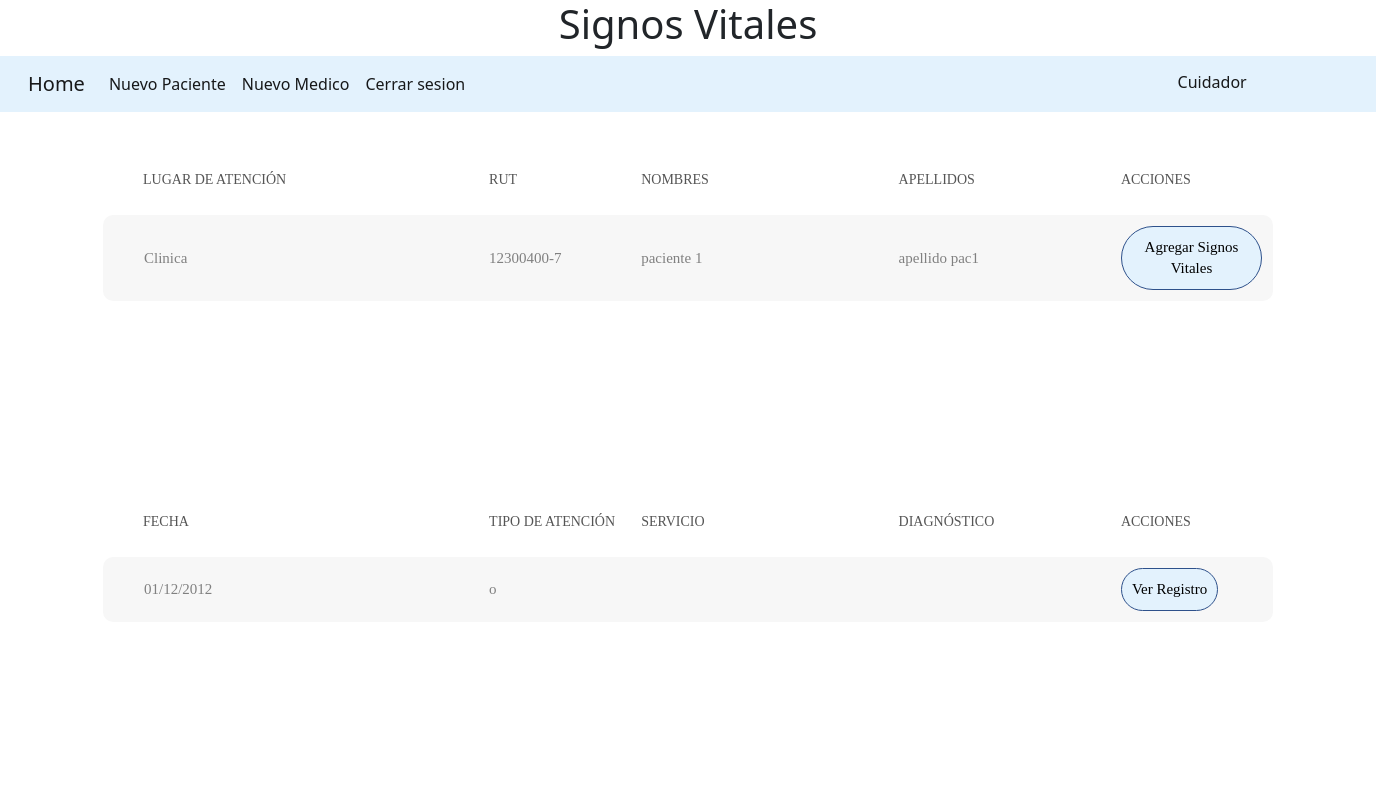
Screenshot of /SignosVitales/12300400-7/ (signed in) with the database file from the repository.
### paciente/models.py (models this page shows, shortened)
class Medico(AbstractUser):
    rut          = models.CharField(primary_key=True, max_length=12)
    nombre       = models.CharField('Nombres del Médico',max_length=30, null=False, blank=False)
    snombre      = models.CharField('Segundo Nombre del Médico',max_length=30, null=True, blank=True)
    apellido     = models.CharField('Apellido del Médico',max_length=45, null=False, blank=False)
    sapellido    = models.CharField('Segundo Apellido del Médico',max_length=45, null=True, blank=True)
    direccion    = models.CharField('Direccion del Médico', max_length=200)
    especialidad = models.CharField('Especialidad del Médico', max_length=200)
    created_date = models.DateTimeField('Fecha de ingreso', auto_now_add=True)
    update_date  = models.DateTimeField('Fecha actualizacion', auto_now=True)
    username     = models.CharField('Nombre de Usuario', unique=True, max_length=50)
    USERNAME_FIELD = 'username'
    class meta:
        verbose_name = 'Médico'
        verbose_name_plural = 'Médico'

class Paciente(models.Model):
    lugarAtencion     = models.ForeignKey(LugarAtencion, on_delete=models.CASCADE)
    rut               = models.CharField(primary_key=True, max_length=12)
    pnombre           = models.CharField('Primer nombre del paciente',max_length=30, null=False, blank=False)
    snombre           = models.CharField('Segundo nombre del paciente',max_length=30, null=True, blank=True)
    papellido         = models.CharField('Primer apellido del paciente',max_length=45, null=False, blank=False)
    sapellido         = models.CharField('Segundo apellido del paciente',max_length=45, null=True, blank=True)
    Direccion         = models.CharField('Direccion del paciente', max_length=200)
    fecha_nacimiento  = models.DateTimeField('Fecha de Nacimiento', null=False)
    nombreMedicoAdmin = models.CharField('Nombre Medico', null=False, default='cuidador',max_length=45)
    nombreMedico      = models.CharField('Nombre Medico', null=False,  default='cuidador',max_length=45)
    created_date      = models.DateTimeField('Fecha de ingreso', default=timezone.now)
    class meta:
        verbose_name = 'Paciente'
        verbose_name_plural = 'Pacientes'

class LugarAtencion(models.Model):
    idLugarAtencion = models.AutoField(primary_key=True)
    descripcion     = models.CharField('Lugar de atencion', max_length=20, null=False, blank=False)
    class meta:
        verbose_name = 'lugarAtencion'
        verbose_name_plural = 'LugarAtencion'
    def __str__(self):
        return self.descripcion

class SignosVitales(models.Model):
    id_signosvitales          = models.AutoField('id signos vitales', primary_key=True)
    temperatura               = models.CharField('Temperatura', null=True, max_length=50, blank=True)
    respiracion               = models.CharField('Respiracion', null=True, max_length=50, blank=True)
    tension                   = models.CharField('Tension', null=True, max_length=50, blank=True)
    evaluacion                = models.CharField('Evaluacion', null=True, max_length=150, blank=True)
    miccion                   = models.CharField('Miccion', null=True, max_length=150, blank=True)
    vomito                    = models.CharField('Vomito', null=True, max_length=150, blank=True)
    gases                     = models.CharField('Gases', null=True, max_length=50, blank=True)
    dolor                     = models.CharField('Dolor', null=True, max_length=50, blank=True)
    transfusion_sangre        = models.CharField('Transfusion de Sangre', null=True, max_length=100, blank=True)
    frecuencia_cardiaca       = models.CharField('Frecuencia Cardiaca', null=True, max_length=50, blank=True)
    saturacion                = models.CharField('Saturacion', null=True, max_length=50, blank=True)
    presion_venosa_central    = models.CharField('Presión Venosa Central', null=True, max_length=50, blank=True)
    presion_arterial_media    = models.CharField('Presión Arterial Media', null=True, max_length=50, blank=True)
    peso                      = models.CharField('Peso', null=True, max_length=50, blank=True)
    talla                     = models.CharField('Talla', null=True, max_length=50, blank=True)
    Presion_Intracraneal      = models.CharField('Presion Intracraneal', null=True, max_length=50, blank=True)
    Presion_arterial_pulmonar = models.CharField('Presion Arterial Pulmonar', null=True, max_length=50, blank=True)
    observaciones             = models.CharField('Observaciones', null=True, max_length=50, blank=True)
    paciente_rut              = models.ForeignKey(Paciente,on_delete=models.CASCADE)
    fecha_creacion            = models.DateTimeField('Fecha registro', auto_now=True)
    class meta:
        verbose_name = 'Signos Vitales'
        verbose_name_plural = 'Signos Vitales'

### paciente/views.py (the view)
# urls.py: path('SignosVitales/<str:rut>/', login_required(signosVitales), name='signosVitales'),
def signosVitales(request, rut):
    pacientes = Paciente.objects.filter(rut = rut)
    signos = SignosVitales.objects.filter(paciente_rut = rut)
    datos = {
        'pacientes':pacientes,
        'signosVitales': signos
    }
    return render(request, 'signosVitales.html',datos)

### paciente/templates/signosVitales.html (shortened to what this page needs)
{% extends 'base.html' %}
{% load static %}
{% load bootstrap4 %}
{% block extrahead %}
<link rel="stylesheet" type="text/css" href="{% static path %}vendor/bootstrap/css/bootstrap.min.css">
<link rel="stylesheet" type="text/css" href="{% static path %}fonts/font-awesome-4.7.0/css/font-awesome.min.css">
<link rel="stylesheet" type="text/css" href="{% static path %}vendor/animate/animate.css">
<link rel="stylesheet" type="text/css" href="{% static path %}vendor/select2/select2.min.css">
<link rel="stylesheet" type="text/css" href="{% static path %}vendor/perfect-scrollbar/perfect-scrollbar.css">
<link rel="stylesheet" type="text/css" href="{% static path %}css/util.css">
<link rel="stylesheet" type="text/css" href="{% static path %}css/main.css">
{% endblock extrahead %}
{% block cuerpo %}
<section>
  <div class="limiter">
      <div class="container-table100">
          <div class="wrap-table100">
              <div class="table100 ver5 m-b-110">
                  <div class="table100-head">
                      <table>
                          <thead>
                              <tr class="row100 head">
                                  <th class="cell100 column1">Lugar de Atenci&oacute;n</th>
                                  <th class="cell100 column2">Rut</th>
                                  <th class="cell100 column3">Nombres</th>
                                  <th class="cell100 column4">Apellidos</th>
                                  <th class="cell100 column5">Acciones</th>
                              </tr>
                          </thead>
                      </table>
                  </div>
                  <div class="table100-body js-pscroll">
                      <table>
                          <tbody>
                              {% for paciente in pacientes %}
                              <tr class="row100 body">
                                  <td class="cell100 column1">{{paciente.lugarAtencion}}</td>
                                  <td class="cell100 column2">{{paciente.rut}}</td>
                                  <td class="cell100 column3">{{paciente.pnombre}} {{paciente.snombre}} </td>
                                  <td class="cell100 column4">{{paciente.papellido}} {{paciente.sapellido}}</td>
                                  <td class="cell100 column5">
                                      <button type="button" class="btn-historial"><a href="NuevoSignosVitales">Agregar Signos Vitales</a></button>
                                  </td>
                              </tr>
                              {% endfor %}
                          </tbody>
                      </table>
                  </div>
              </div>
          </div>
      </div>
  </div>
</section>
<section>
  <div class="limiter">
      <div class="container-table100">
          <div class="wrap-table100">
              <div class="table100 ver5 m-b-110">
                  <div class="table100-head">
                      <table>
                          <thead>
                              <tr class="row100 head">
                                  <th class="cell100 column1">Fecha</th>
                                  <th class="cell100 column2">Tipo de Atenci&oacute;n</th>
                                  <th class="cell100 column3">Servicio</th>
                                  <th class="cell100 column4">Diagn&oacute;stico</th>
                                  <th class="cell100 column5">Acciones</th>
                              </tr>
                          </thead>
                      </table>
                  </div>
                  <div class="table100-body js-pscroll">
                      <table>
                          <tbody>
                              {% for signos in signosVitales %}
                              <tr class="row100 body">
                                  <td class="cell100 column1">01/12/2012</td>
                                  <td class="cell100 column2">{{signos.observaciones}}</td>
                                  <td class="cell100 column3">{{signos.servicio}}</td>
                                  <td class="cell100 column4">{{signos.diagnostico}}</td>
                                  <td class="cell100 column5">
                                      <button type="button" class="btn-historial"><a href="">Ver Registro</a></button>
                                  </td>
                              {% endfor %}
                          </tbody>
                      </table>
                  </div>
              </div>
          </div>
      </div>
  </div>
</section>
{% endblock %}

### paciente/templates/base.html (shortened to what this page needs)
{% load static %}
<!doctype html>
<html lang="en">
  <head>
    {% block extrahead %}
    {% endblock extrahead %}
    <link rel="stylesheet" href="{% static 'css/style.css' %}">
    <link href="https://cdn.jsdelivr.net/npm/bootstrap@5.1.3/dist/css/bootstrap.min.css" rel="stylesheet">
    <div align="center"><h1>{% block h1 %}{% endblock h1 %}</h1></div>
  </head>
  <body>
    <nav class="navbar navbar-expand-lg navbar-light" style="background-color: #e3f2fd;">
      <div class="container-fluid">
        <a class="navbar-brand" href="/">Home</a>
        <div class="collapse navbar-collapse" id="navbarNav">
          <ul class="navbar-nav">
            <li class="nav-item">
              <a class="nav-link active" aria-current="page" href="{% url 'nuevoPaciente' %}">Nuevo Paciente</a>
            </li>
          </ul>
          {% if request.user.is_staff %}
          <ul class="navbar-nav">
            <li class="nav-item">
              <a class="nav-link active" aria-current="page" href="{% url 'nuevoMedico' %}">Nuevo Medico</a>
            </li>
          </ul>
          {% endif %}
          <ul class="navbar-nav">
            <li class="nav-item">
              <a class="nav-link active" aria-current="page" href="{% url 'logout' %}">Cerrar sesion</a>
            </li>
          </ul>
          <ul class="navbar-nav">
            <li class="nav-item">
              <p class="nav-link active" aria-current="page" style="position: absolute; left: 85%; top: 10%";>{{ user.username.title }}</p>
            </li>
          </ul>
        </div>
      </div>
    </nav>
  {% block cuerpo %}
  {% endblock %}
</body>
</html>

### static/css/main.css (style rules this page uses)
* { margin: 0px; padding: 0px; box-sizing: border-box; }
body, html { height: 100%; font-family: sans-serif; }
a { margin: 0px; transition: all 0.4s; -webkit-transition: all 0.4s; -o-transition: all 0.4s; -moz-transition: all 0.4s; }
h1,h2,h3,h4,h5,h6 { margin: 0px; }
p { margin: 0px; }
ul, li { margin: 0px; list-style-type: none; }
button { outline: none !important; border: none; background: transparent; }
.js-pscroll { position: relative; overflow: hidden; }
.limiter { width: 1366px; margin: 0 auto; }
.container-table100 { width: 100%; background: #fff; display: -webkit-box; display: -webkit-flex; display: -moz-box; display: -ms-flexbox; display: flex; align-items: center; justify-content: center; flex-wrap: wrap; padding: 33px 30px; }
.wrap-table100 { width: 1170px; }
.table100 { background-color: #fff; }
table { width: 100%; }
th, td { font-weight: unset; padding-right: 10px; }
.column1 { width: 33%; padding-left: 40px; }
.column2 { width: 13%; }
.column3 { width: 22%; }
.column4 { width: 19%; }
.column5 { width: 13%; }
.table100-head th { padding-top: 18px; padding-bottom: 18px; }
.table100-body td { padding-top: 16px; padding-bottom: 16px; }
.table100 { position: relative; padding-top: 60px; }
.table100-head { position: absolute; width: 100%; top: 0; left: 0; }
.table100-body { max-height: 585px; overflow: auto; }
.table100.ver5 { margin-right: -30px; }
.table100.ver5 .table100-head { padding-right: 30px; }
.table100.ver5 th { font-family: Lato-Bold; font-size: 14px; color: #555555; line-height: 1.4; text-transform: uppercase; background-color: transparent; }
.table100.ver5 td { font-family: Lato-Regular; font-size: 15px; color: #808080; line-height: 1.4; background-color: #f7f7f7; }
.table100.ver5 .table100-body tr { overflow: hidden; border-bottom: 10px solid #fff; border-radius: 10px; }
.table100.ver5 .table100-body table { border-collapse: separate; border-spacing: 0 10px; }
.table100.ver5 .table100-body td { border: solid 1px transparent; border-style: solid none; padding-top: 10px; padding-bottom: 10px; }
.table100.ver5 .table100-body td:first-child { border-left-style: solid; border-top-left-radius: 10px; border-bottom-left-radius: 10px; }
.table100.ver5 .table100-body td:last-child { border-right-style: solid; border-bottom-right-radius: 10px; border-top-right-radius: 10px; }
.table100.ver5 .table100-head th { padding-top: 25px; padding-bottom: 25px; }
.table100.ver5 { overflow: hidden; }
.table100.ver5 .table100-body { padding-right: 30px; }
.btn-historial { border: 1px solid #2e518b; padding: 10px; background-color: #e3f2fd; color: #ffffff; text-decoration: none; border-radius: 50px; }
button a { text-decoration: none; color: black; }

### static/css/style.css (style rules this page uses)
*,*:after,*:before { box-sizing: border-box; }
html { box-sizing: inherit; background: linear-gradient(to left, #E8FFF9 , #eef2f3); }
body { margin: 2% auto; text-align: center; font-size: 14px; font-family: Verdana; }

### rows the page displays
Medico: username "Cuidador"
Paciente: lugarAtencion "Clinica", rut "12300400-7", pnombre "paciente", snombre "1", papellido "apellido", sapellido "pac1"
SignosVitales: observaciones "o"
